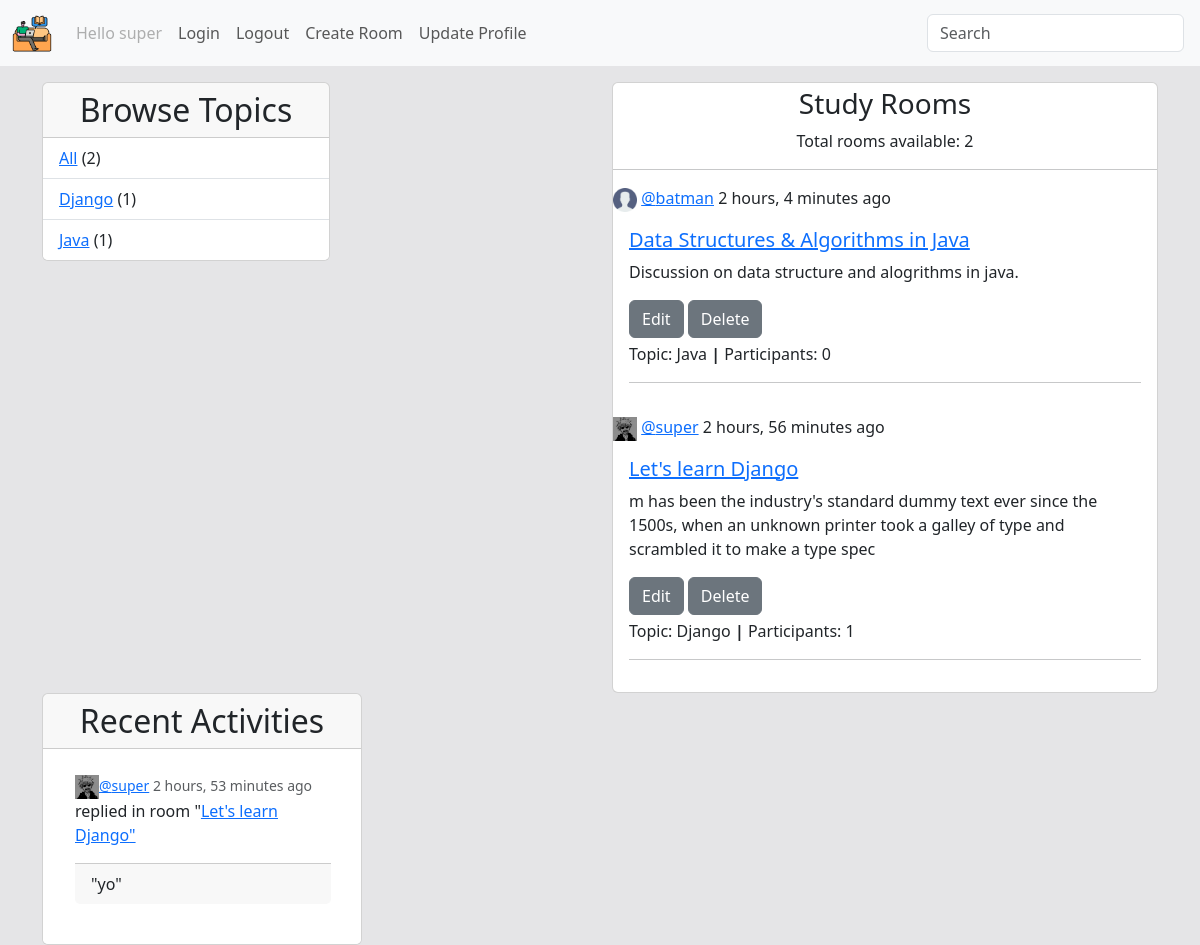
/ (signed in), run on the app's committed database.
### base/models.py (models this page shows, shortened)
class User(AbstractUser):
    name = models.CharField(max_length=200, null=True)
    email = models.EmailField(unique=True, null=True)
    bio = models.TextField(null=True)
    avatar = models.ImageField(null=True, default='user.png')
    USERNAME_FIELD = 'username'
    REQUIRED_FIELDS = []
    def __str__(self):
        return self.username

class Topic(models.Model):
    name = models.CharField(max_length=200)

class Room(models.Model):
    host = models.ForeignKey(User, on_delete=models.SET_NULL, null=True)
    topic = models.ForeignKey(Topic, on_delete=models.SET_NULL, null=True)
    name = models.CharField(max_length=200)
    description = models.TextField(null=True, blank=True)
    participants = models.ManyToManyField(User, related_name='participants', blank=True)
    updated = models.DateTimeField(auto_now=True)
    created = models.DateTimeField(auto_now_add=True)
    class Meta:
        ordering = ['-created', '-updated']

class Message(models.Model):
    user = models.ForeignKey(User, on_delete=models.CASCADE)
    room = models.ForeignKey(Room, on_delete=models.CASCADE)
    body = models.TextField()
    updated = models.DateTimeField(auto_now=True)
    created = models.DateTimeField(auto_now_add=True)
    class Meta:
        ordering = ['-created', '-updated']
    def __str__(self):
        return self.body[:50]

### base/views.py (the view)
# urls.py: path('', views.home, name='home'),
def home(request):
    q = request.GET.get('q') if request.GET.get('q') != None else ''
    rooms = Room.objects.filter(
        Q(topic__name__icontains=q) |
        Q(host__username__icontains=q) |
        Q(name__icontains=q) |
        Q(description__icontains=q)
        )
    topics = Topic.objects.all()
    allMessages = Message.objects.all()
    roomCount = Room.objects.all().count()
    context = {'rooms': rooms, 'topics': topics, 'allMessages': allMessages, 'roomCount': roomCount}
    return render(request, 'base/home.html', context)

### base/templates/base/home.html
{% extends 'main.html' %}
{% block content %}
<div class="row">
    <div class="col">
        {% include 'base/topic-component.html' %}
    </div>
    <div class="col-6">
        <div class="card">
        <h2 class="text-center">
            <small>Study Rooms</small>
        </h2>
        <span class="text-center">Total rooms available: {{roomCount}}</span>
        <hr>
        {% include 'base/feed-component.html' %}
        </div>
    </div>
    <div class="col">
        {% include 'base/activity-component.html' %}
    </div>
</div>
{% endblock content %}

### templates/navbar.html (shortened to what this page needs)
{% load static %}
<nav class="navbar navbar-expand-lg bg-body-tertiary">
  <div class="container-fluid">
    <a class="navbar-brand" href="{% url 'home' %}">
      <img src="{% static 'images/logo.png' %}" alt="Bootstrap" width="40">
    </a>
    <div class="collapse navbar-collapse" id="navbarSupportedContent">
      <ul class="navbar-nav me-auto mb-2 mb-lg-0">
        {% if request.user.is_authenticated %}
        <li class="nav-item">
          <a class="nav-link disabled">Hello {{request.user}}</a>
        </li>
        {% endif %}
        <li class="nav-item">
          <a class="nav-link" href="{% url 'login' %}">Login</a>
        </li>
        <li class="nav-item">
          <a class="nav-link" href="{% url 'logout' %}">Logout</a>
        </li>
        <li class="nav-item">
          <a class="nav-link" href="{% url 'create-room' %}">Create Room</a>
        </li>
        <li class="nav-item">
          <a class="nav-link" href="{% url 'update-profile' %}">Update Profile</a>
        </li>
      </ul>
      <form class="d-flex" role="search" method="GET" action="">
        <input class="form-control me-1" name="q" type="search" placeholder="Search" aria-label="Search">
      </form>
    </div>
  </div>
</nav>

### base/templates/base/topic-component.html
<div class="card" style="width: 18rem;">
    <h2 class="card-header text-center">
        Browse Topics
    </h2>
    <ul class="list-group list-group-flush">
        <li class="list-group-item"><a href="{% url 'home' %}">All</a> <span>({{topics.count}})</span></li>
        {% for topic in topics %}
        <li class="list-group-item"><a href="{% url 'home' %}?q={{topic.name}}">{{topic.name}}</a> <span>({{topic.room_set.all.count}})</span></li>
        {% endfor %}
    </ul>
  </div>

### base/templates/base/feed-component.html
{% load static %}
{% for room in rooms %}
    <span class="card-text">
      <a class="navbar-brand" href="#">
        <img src="{{room.host.avatar.url}}" alt="pic" height="24">
      </a>
      <span><a href="{% url 'profile' room.host.id %}">@{{room.host.username}}</a>  {{room.created|timesince}} ago</span>
    </span>
    <div class="card-body">
      <h5 class="card-title"><a href="{% url 'room' room.id %}">{{room.name}}</a></h5>
      <p class="card-text">{{room.description|slice:150}}</p>
      <div style="margin-bottom: 4px;">
      <a href="{% url 'update-room' room.id %}" class="btn btn-secondary">Edit</a>
      <a href="{% url 'delete-room' room.id %}" class="btn btn-secondary">Delete</a>
    </div>
      <span>Topic: {{room.topic.name}} <b>|</b> </span>
      <span>Participants: {{room.participants.all.count}}</span>
      <hr>
    </div>
  {% endfor %}

### base/templates/base/activity-component.html
{% load static %}
    <div class="card" style="width: 20rem;">
        <h2 class="card-header text-center">
            Recent Activities
        </h2>
        <ul class="list-group list-group-flush">
            {% for message in allMessages %}
          <li class="list-group-item">
            <div style="width: 18rem;">
                <div class="card-body">
                    <small class="card-subtitle mb-2 text-body-secondary">
                        <a href="{% url 'profile' message.user.id %}"><img src="{{message.user.avatar.url}}" alt="pic" height="24">@{{message.user.username}}</a>  {{message.created|timesince}} ago
                    </small>
                    <p class="card-text">replied in room "<a href="{% url 'room' message.room.id %}">{{message.room.name}}"</a></p>
                    <p class="card-footer">"{{message}}"</p>
                </div>
            </div>
          </li>
          {% endfor %}
        </ul>
      </div>

### static/style/main.css (style rules this page uses)
body { background-color: rgb(229, 229, 231); }

### data on the page
User: user "super"
Topic: name "Django", room_set.all.count "1"
Topic: name "Java", room_set.all.count "1"
Room: host.avatar (placeholder picture), host.username "batman", created "2 hours, 4 minutes", name "Data Structures & Algorithms in Java", description "Discussion on data structure and alogrithms in java.", topic.name "Java", participants.all.count "0"
Room: host.avatar (picture), host.username "super", created "2 hours, 56 minutes", name "Let's learn Django", description "m has been the industry's standard dummy text ever since the 1500s, when an unknown printer took a galley of type and scrambled it to make a type spec", topic.name "Django", participants.all.count "1"
Message: user.avatar (picture), user.username "super", created "2 hours, 53 minutes", room.name "Let's learn Django", body "yo"

### other printed values
{{ topics.count }} "2"
{{ roomCount }} "2"
